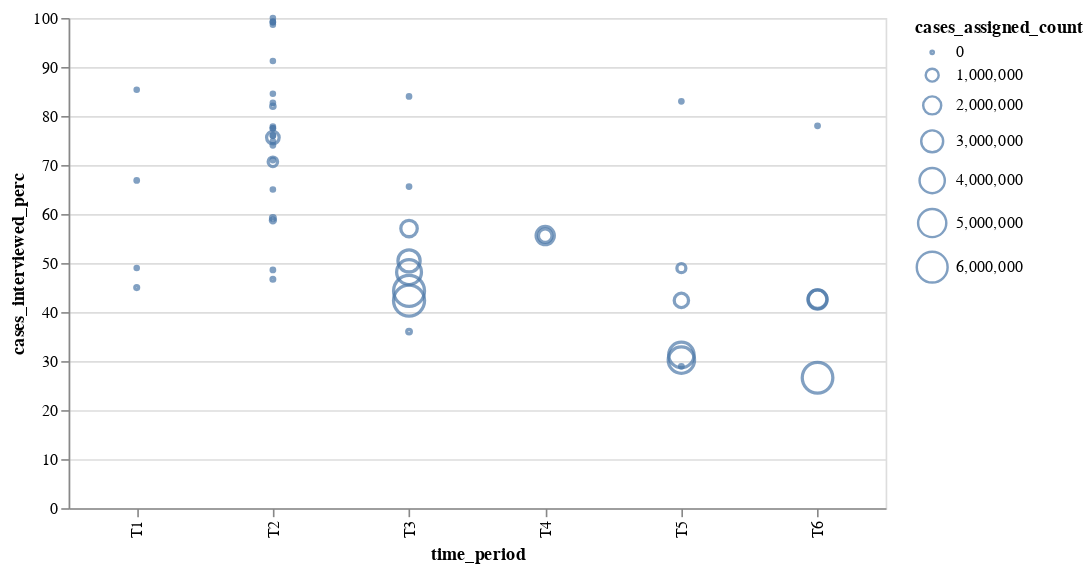

Notebook source saved alongside this figure:
### Code cell
alt.Chart(df).mark_point().encode(
    alt.X("time_period:O"),
    alt.Y("cases_interviewed_perc:Q"),
    alt.Size("cases_assigned_count:Q", ),
    #alt.Color("region:N"),
    tooltip = [
        alt.Tooltip("source:N"),
        alt.Tooltip("pm_start_date:T"),
        alt.Tooltip("pm_end_date:T")
   ]
).properties(
    width=500
)
